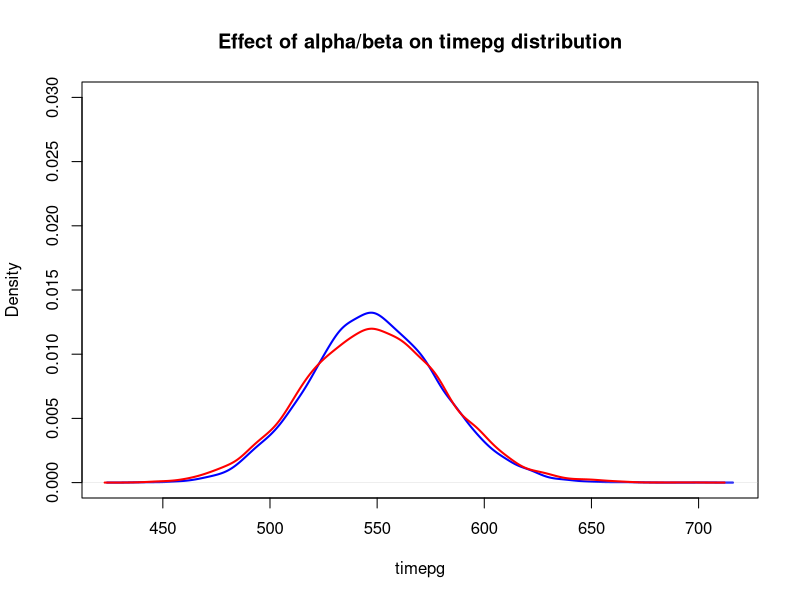

Source code (R): (Note: this script raises an error after producing the figure.)
set.seed(2025)
M <- 10^4
Nneed <- 324
lambda <- 0.591
alpha <- 32.4
beta <- 54.8
t <- seq(1, 550, 1)


timepg <- rep(0, M)
csumpg <- rep(0, M)

dgammagamma <- function(t, alpha, b, c) {
	log_dens <- alpha * log(b) - lbeta(alpha, c) + (c - 1) * log(t) - (alpha + c) * log(b + t)
	dens <- exp(log_dens)
	return(dens)
}

### Option 1

simulate_time_to_threshold <- function(Nneed, alpha, beta) {
	csumpg <- 0
	timepg <- 0
	while (csumpg < Nneed) {
		lambdar <- rgamma(1, shape = alpha, rate = beta)
		csumpg <- csumpg + rpois(1, lambda = lambdar)
		timepg <- timepg + 1
	}
	return(timepg)
}

timepg_1 <- replicate(M, simulate_time_to_threshold(Nneed, 3.24, 5.48))
timepg_2 <- replicate(M, simulate_time_to_threshold(Nneed, 324, 548))

plot(density(timepg_2), col = "blue", lwd = 2,
		 main = "Effect of alpha/beta on timepg distribution",
		 xlab = "timepg", ylim = c(0, 0.03))
lines(density(timepg_1), col = "red", lwd = 2)


## we see here that no matter how we change alpha and beta, does not
## affect the variance



### Option 2

simulate_time_variable_lambda <- function(Nneed, alpha, beta) {
	csumpg <- 0
	timepg <- 0
	while (csumpg < Nneed) {
		lambdar <- rgamma(1, shape = alpha, rate = beta) 
		csumpg <- csumpg + rpois(1, lambda = lambdar)
		timepg <- rgamma(1, shape = Nneed, rate = lambdar) + 1
	}
	return(timepg)
}

timepg <- replicate(M, simulate_time_variable_lambda(Nneed, 32.4, 54.8))


mean(timepg>548)
1-pgammagamma(548, alpha = alpha, b = beta, c = 324)

t_vals <- 400:700

plot(t_vals, dgammagamma(t_vals, alpha = 32.4, b = 54.8, c = Nneed), 
		 type = "n",
		 main = "Density Time",
		 xlab = "Day",
		 ylab = "Density")

lines(t_vals, dgammagamma(t_vals, alpha = 32.4, b = 54.8, c = Nneed), 
			lwd = 4,
			col = "purple")

lines(density(timepg), 
			col = "blue",
			lwd = 2,
			lty = 2)

legend("topright",
			 legend = c("Theoretical Gg", "MC sampling"),
			 col = c("purple", "blue"),
			 lwd = c(4, 2),
			 lty = c(1, 2),
			 cex = 0.7)

## this can be a good MC alternative, what do you think?


### simulations for fixed lambda

simulate_time_fixed_lambda <- function(Nneed, alpha, beta) {
	csumpg <- 0
	timepg <- 0
	fixed_lambda <- alpha / beta
	while (csumpg < Nneed) {
		csumpg <- csumpg + rpois(1, lambda = fixed_lambda)
		timepg <- timepg + 1
	}
	return(timepg)
}